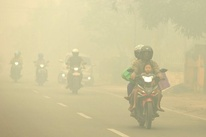
#> input picture sample/ex_input.jpg, 206 x 137 px, shrunk from 512 x 340 before the run, found by its file name; the run also reads 1 picture not shown here
$ jupyter execute --allow-errors 'fog pic to defog pic.ipynb'   (shell and % lines are left out)
#> lines starting #> are read from the running program, lines starting #| are printed output that depends on the picture
[cell 1]
"""Single image dehazing."""
from __future__ import division
import cv2
import numpy as np
import matplotlib.pyplot as plt
import matplotlib.image as mpimg

class Channel_value:
    val = -1.0
    intensity = -1.0


def find_intensity_of_atmospheric_light(img, gray):
    top_num = int(img.shape[0] * img.shape[1] * 0.001)
    toplist = [Channel_value()] * top_num
    dark_channel = find_dark_channel(img)

    for y in range(img.shape[0]):
        for x in range(img.shape[1]):
            val = img.item(y, x, dark_channel)
            intensity = gray.item(y, x)
            for t in toplist:
                if t.val < val or (t.val == val and t.intensity < intensity):
                    t.val = val
                    t.intensity = intensity
                    break

    max_channel = Channel_value()
    for t in toplist:
        if t.intensity > max_channel.intensity:
            max_channel = t

    return max_channel.intensity


def find_dark_channel(img):
    return np.unravel_index(np.argmin(img), img.shape)[2]


def clamp(minimum, x, maximum):
    return max(minimum, min(x, maximum))


def dehaze(img, light_intensity, windowSize, t0, w):
    size = (img.shape[0], img.shape[1])

    outimg = np.zeros(img.shape, img.dtype)

    for y in range(size[0]):
        for x in range(size[1]):
            x_low = max(x-(windowSize//2), 0)
            y_low = max(y-(windowSize//2), 0)
            x_high = min(x+(windowSize//2), size[1])
            y_high = min(y+(windowSize//2), size[0])

            sliceimg = img[y_low:y_high, x_low:x_high]

            dark_channel = find_dark_channel(sliceimg)
            t = 1.0 - (w * img.item(y, x, dark_channel) / light_intensity)

            outimg.itemset((y,x,0), clamp(0, ((img.item(y,x,0) - light_intensity) / max(t, t0) + light_intensity), 255))
            outimg.itemset((y,x,1), clamp(0, ((img.item(y,x,1) - light_intensity) / max(t, t0) + light_intensity), 255))
            outimg.itemset((y,x,2), clamp(0, ((img.item(y,x,2) - light_intensity) / max(t, t0) + light_intensity), 255))
    return outimg


def main():
    imageName = r'C:\Users\TEMP\Desktop\fog\SingleImageHazeRemover\sample\ex_input.jpg' #eg. fg5.jpg
    img = cv2.imread(imageName)
#> img is the input picture: shape (137, 206, 3); mean B, G, R 154.6, 196.3, 205.6
    print(imageName)
    #cv2.namedWindow('name')
    cv2.namedWindow("result", cv2.WINDOW_AUTOSIZE)
    #gray = cv2.cvtColor(image, cv2.COLOR_BGR2GRAY)
    gray = cv2.cvtColor(img, cv2.COLOR_BGR2GRAY)
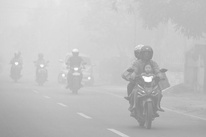
#> gray: shape (137, 206); min 133, max 254, mean 194.4
    light_intensity = find_intensity_of_atmospheric_light(img, gray)
#> in find_intensity_of_atmospheric_light, `dark_channel = find_dark_channel(img)`: dark_channel = 0
#> after the loop in find_intensity_of_atmospheric_light, `for y in range(img.shape[0]):`: t.intensity = 254; t.val = 243
#> light_intensity = 254
    w = 0.95
    t0 = 0.55
    outimg = dehaze(img, light_intensity, 20, t0, w)
#> after the loop in dehaze, `for y in range(size[0]):`:
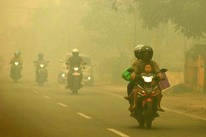
#> outimg: shape (137, 206, 3); mean B, G, R 73.3, 149.1, 165.9
    name = imageName+'_out_t0'+str(t0)+'_w'+str(w)+'.jpg'
    roh = mpimg.imread(r'C:\Users\TEMP\Desktop\fog\SingleImageHazeRemover\sample\ex_input.jpg_out_t00.55_w0.95.jpg')
    imgplot = plt.imshow(roh)
    cv2.imwrite(name, outimg)

if __name__ == "__main__": main()

[cell 2]
"""Single image dehazing."""
from __future__ import division
import cv2
import numpy as np
import matplotlib.pyplot as plt
import matplotlib.image as mpimg

class Channel_value:
    val = -1.0
    intensity = -1.0


def find_intensity_of_atmospheric_light(img, gray):
    top_num = int(img.shape[0] * img.shape[1] * 0.001)
    toplist = [Channel_value()] * top_num
    dark_channel = find_dark_channel(img)

    for y in range(img.shape[0]):
        for x in range(img.shape[1]):
            val = img.item(y, x, dark_channel)
            intensity = gray.item(y, x)
            for t in toplist:
                if t.val < val or (t.val == val and t.intensity < intensity):
                    t.val = val
                    t.intensity = intensity
                    break

    max_channel = Channel_value()
    for t in toplist:
        if t.intensity > max_channel.intensity:
            max_channel = t

    return max_channel.intensity


def find_dark_channel(img):
    return np.unravel_index(np.argmin(img), img.shape)[2]


def clamp(minimum, x, maximum):
    return max(minimum, min(x, maximum))


def dehaze(img, light_intensity, windowSize, t0, w):
    size = (img.shape[0], img.shape[1])

    outimg = np.zeros(img.shape, img.dtype)

    for y in range(size[0]):
        for x in range(size[1]):
            x_low = max(x-(windowSize//2), 0)
            y_low = max(y-(windowSize//2), 0)
            x_high = min(x+(windowSize//2), size[1])
            y_high = min(y+(windowSize//2), size[0])

            sliceimg = img[y_low:y_high, x_low:x_high]

            dark_channel = find_dark_channel(sliceimg)
            t = 1.0 - (w * img.item(y, x, dark_channel) / light_intensity)

            outimg.itemset((y,x,0), clamp(0, ((img.item(y,x,0) - light_intensity) / max(t, t0) + light_intensity), 255))
            outimg.itemset((y,x,1), clamp(0, ((img.item(y,x,1) - light_intensity) / max(t, t0) + light_intensity), 255))
            outimg.itemset((y,x,2), clamp(0, ((img.item(y,x,2) - light_intensity) / max(t, t0) + light_intensity), 255))
    return outimg


def main():
    imageName = r'C:\Users\TEMP\Desktop\fog\SingleImageHazeRemover\sample\fg.jpg' #eg. fg5.jpg
    roh1 = mpimg.imread( r'C:\Users\TEMP\Desktop\fog\SingleImageHazeRemover\sample\fg.jpg')
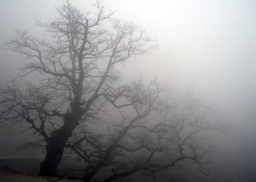
#> input picture sample/genvideo/rrr/fg.jpg, 256 x 182 px, shrunk from 635 x 451 before the run, found by its file name
#> roh1 is the input picture: shape (182, 256, 3); mean R, G, B 142.9, 143, 144.3
    imgplot = plt.imshow(roh1)
    img = cv2.imread(imageName)
#> img: shape (182, 256, 3)
    print(imageName)
    #cv2.namedWindow('name')
    cv2.namedWindow("result", cv2.WINDOW_AUTOSIZE)
    #gray = cv2.cvtColor(image, cv2.COLOR_BGR2GRAY)
    gray = cv2.cvtColor(img, cv2.COLOR_BGR2GRAY)
#> gray: shape (182, 256)
    light_intensity = find_intensity_of_atmospheric_light(img, gray)
#> in find_intensity_of_atmospheric_light, `dark_channel = find_dark_channel(img)`: dark_channel = 2
#> after the loop in find_intensity_of_atmospheric_light, `for y in range(img.shape[0]):`: t.intensity = 255
#> light_intensity = 255
    w = 0.95
    t0 = 0.55
    outimg = dehaze(img, light_intensity, 20, t0, w)
#> after the loop in dehaze, `for y in range(size[0]):`:
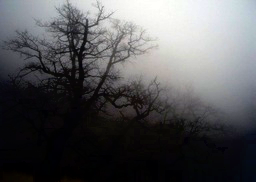
#> outimg: shape (182, 256, 3); mean B, G, R 88.2, 86.1, 85.8
    name = imageName+'_out_t0qw'+str(t0)+'_w'+str(w)+'.jpg'
    roh = mpimg.imread(r'C:\Users\TEMP\Desktop\fog\SingleImageHazeRemover\sample\fg.jpg_out_t0qw0.55_w0.95.jpg')
    imgplot = plt.imshow(roh)
    cv2.imwrite(name, outimg)

#> (the rest of this cell did not finish here and is left out)
